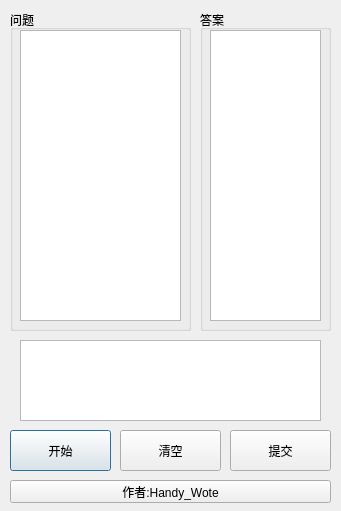
<?xml version="1.0" encoding="UTF-8"?>
<ui version="4.0">
 <class>Dialog</class>
 <widget class="QDialog" name="Dialog">
  <property name="geometry">
   <rect>
    <x>0</x>
    <y>0</y>
    <width>341</width>
    <height>511</height>
   </rect>
  </property>
  <property name="windowTitle">
   <string>Dialog</string>
  </property>
  <widget class="QPushButton" name="start">
   <property name="geometry">
    <rect>
     <x>10</x>
     <y>430</y>
     <width>101</width>
     <height>41</height>
    </rect>
   </property>
   <property name="text">
    <string>开始</string>
   </property>
  </widget>
  <widget class="QPushButton" name="clear">
   <property name="geometry">
    <rect>
     <x>120</x>
     <y>430</y>
     <width>101</width>
     <height>41</height>
    </rect>
   </property>
   <property name="text">
    <string>清空</string>
   </property>
  </widget>
  <widget class="QPushButton" name="submit">
   <property name="geometry">
    <rect>
     <x>230</x>
     <y>430</y>
     <width>101</width>
     <height>41</height>
    </rect>
   </property>
   <property name="text">
    <string>提交</string>
   </property>
  </widget>
  <widget class="QGroupBox" name="groupBox1">
   <property name="geometry">
    <rect>
     <x>10</x>
     <y>10</y>
     <width>181</width>
     <height>321</height>
    </rect>
   </property>
   <property name="title">
    <string>问题</string>
   </property>
   <widget class="QTextBrowser" name="Question">
    <property name="geometry">
     <rect>
      <x>10</x>
      <y>20</y>
      <width>161</width>
      <height>291</height>
     </rect>
    </property>
   </widget>
  </widget>
  <widget class="QGroupBox" name="groupBox2">
   <property name="geometry">
    <rect>
     <x>200</x>
     <y>10</y>
     <width>131</width>
     <height>321</height>
    </rect>
   </property>
   <property name="title">
    <string>答案</string>
   </property>
   <widget class="QTextEdit" name="Answer">
    <property name="geometry">
     <rect>
      <x>10</x>
      <y>20</y>
      <width>111</width>
      <height>291</height>
     </rect>
    </property>
   </widget>
  </widget>
  <widget class="QPushButton" name="myname">
   <property name="geometry">
    <rect>
     <x>10</x>
     <y>480</y>
     <width>321</width>
     <height>23</height>
    </rect>
   </property>
   <property name="text">
    <string>作者:Handy_Wote</string>
   </property>
  </widget>
  <widget class="QTextBrowser" name="Timer">
   <property name="geometry">
    <rect>
     <x>20</x>
     <y>340</y>
     <width>301</width>
     <height>81</height>
    </rect>
   </property>
  </widget>
 </widget>
 <resources/>
 <connections>
  <connection>
   <sender>myname</sender>
   <signal>clicked()</signal>
   <receiver>Dialog</receiver>
   <slot>accept()</slot>
   <hints>
    <hint type="sourcelabel">
     <x>170</x>
     <y>491</y>
    </hint>
    <hint type="destinationlabel">
     <x>170</x>
     <y>255</y>
    </hint>
   </hints>
  </connection>
  <connection>
   <sender>clear</sender>
   <signal>clicked()</signal>
   <receiver>Dialog</receiver>
   <slot>accept()</slot>
   <hints>
    <hint type="sourcelabel">
     <x>170</x>
     <y>450</y>
    </hint>
    <hint type="destinationlabel">
     <x>170</x>
     <y>255</y>
    </hint>
   </hints>
  </connection>
  <connection>
   <sender>start</sender>
   <signal>clicked()</signal>
   <receiver>Dialog</receiver>
   <slot>accept()</slot>
   <hints>
    <hint type="sourcelabel">
     <x>60</x>
     <y>450</y>
    </hint>
    <hint type="destinationlabel">
     <x>170</x>
     <y>255</y>
    </hint>
   </hints>
  </connection>
  <connection>
   <sender>submit</sender>
   <signal>clicked()</signal>
   <receiver>Dialog</receiver>
   <slot>accept()</slot>
   <hints>
    <hint type="sourcelabel">
     <x>280</x>
     <y>450</y>
    </hint>
    <hint type="destinationlabel">
     <x>170</x>
     <y>255</y>
    </hint>
   </hints>
  </connection>
 </connections>
</ui>
